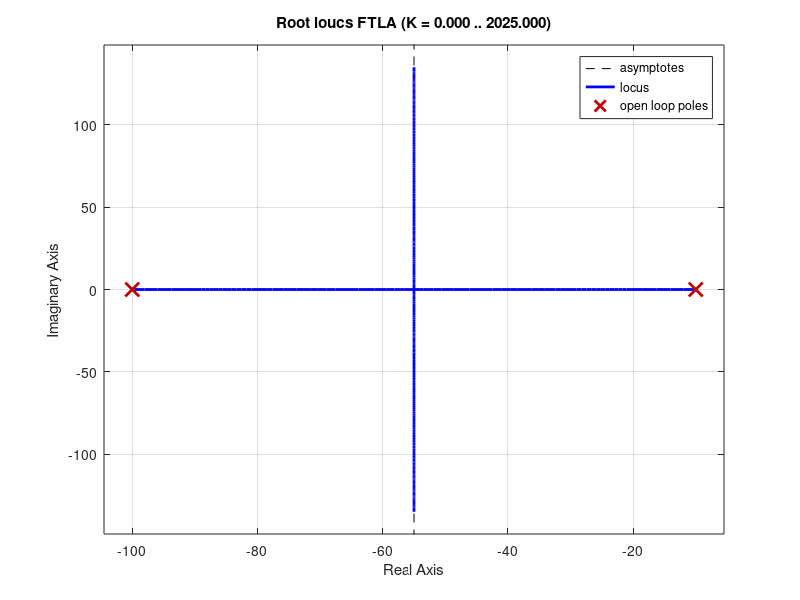
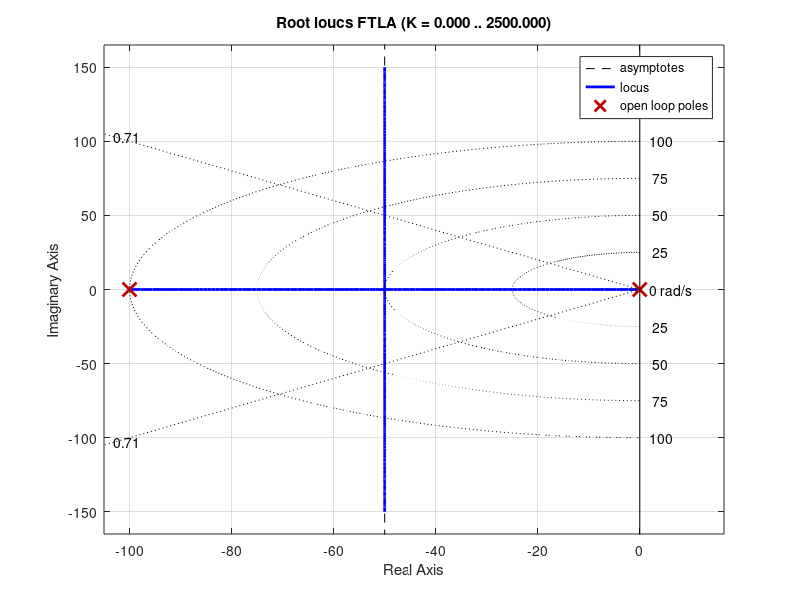
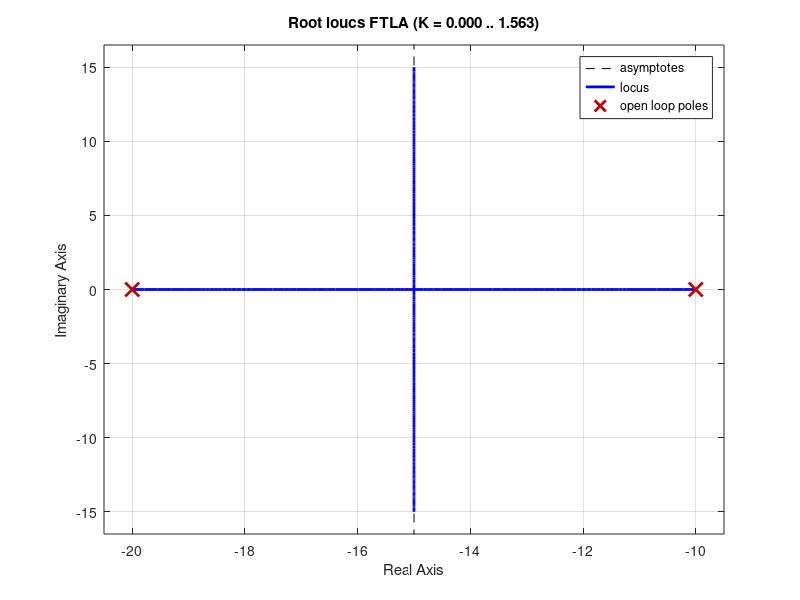
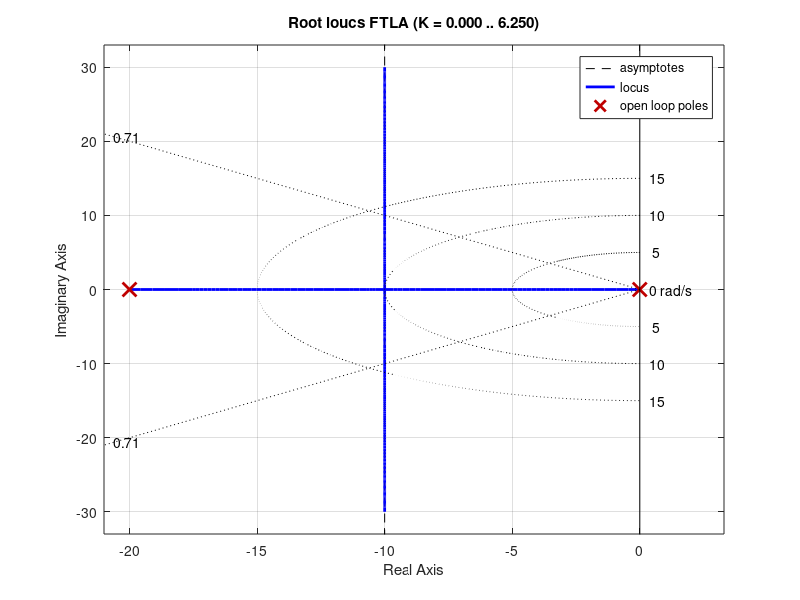

The MATLAB source for these figures, in order:
% ==========================================================================
clear all; close all; clc;

% Carga de paquete utilizado
pkg load control

% variables
s       = tf('s');
% realimentacion unitaria
H       = 1

% ! BUENA APROXIMACION:
% ! ==========================================================================
% ! psita   = 0.707 --> mp  <= 4 %  --> alpha   = 45 grados
% ! ==========================================================================
psita   = .707

disp('')
disp('=======================================================================')
disp('SISTEMA 1')
disp('=======================================================================')
G1      = 10/((s + 10)*(s + 100))
FTLA    = G1*H;

figure
rlocus(FTLA)

p_dom   = -max(pole(FTLA))
PI      = (s + p_dom)/s;
FTLA    = minreal(PI*G1*H)

% Transfer function 'FTLA' from input 'u1' to output ...
%           10
%  y1:  -----------
%       s^2 + 100 s

figure
rlocus(FTLA)
sgrid(psita, [25:25:100])

disp('')
disp('Por Inspeccion Del LR, Puntos De Trabajo (Polos Deseados)')
disp('=======================================================================')
sp = -50 + 50j

disp('')
disp('Por Condicion De Modulo: | 1/k | == | (G*H)p |')
disp('=======================================================================')
FTLAp   = 10/(sp^2 + 100*sp)
k       = 1/(abs(FTLAp))

disp('')
disp('Controlador PI Final')
disp('=======================================================================')
PI  = k*(s + p_dom)/s

% ==========================================================================
close all;

disp('')
disp('=======================================================================')
disp('SISTEMA 2')
disp('=======================================================================')
G2      = 0.8/((0.1*s + 1)*(0.05*s + 1))
FTLA    = G2*H;

figure
rlocus(FTLA)

p_dom   = -max(pole(FTLA))
PI      = (s + p_dom)/s;
FTLA    = minreal(PI*G2*H)

% Transfer function 'FTLA' from input 'u1' to output ...
%          160
%  y1:  ----------
%       s^2 + 20 s

figure
rlocus(FTLA)
sgrid(psita, [5:5:15])

disp('')
disp('Por Inspeccion Del LR, Puntos De Trabajo (Polos Deseados)')
disp('=======================================================================')
sp = -10 + 10j

disp('')
disp('Por Condicion De Modulo: | 1/k | == | (G*H)p |')
disp('=======================================================================')
FTLAp   = 160/(sp^2 + 20*sp)
k       = 1/(abs(FTLAp))

disp('')
disp('Controlador PI Final')
disp('=======================================================================')
PI  = k*(s + p_dom)/s

% ==========================================================================
close all;

disp('')
disp('=======================================================================')
disp('SISTEMA 3')
disp('=======================================================================')
G3      = tf([125], [1 33 200])
FTLA    = G3*H;

figure
rlocus(FTLA)

p_dom   = -max(pole(FTLA))
PI      = (s + p_dom)/s;
FTLA    = minreal(PI*G3*H)

% Transfer function 'FTLA' from input 'u1' to output ...
%          125
%  y1:  ----------
%       s^2 + 25 s

figure
rlocus(FTLA)
sgrid(psita, [5:5:20])

disp('')
disp('Por Inspeccion Del LR, Puntos De Trabajo (Polos Deseados)')
disp('=======================================================================')
sp = -12.5 + 12.5j

disp('')
disp('Por Condicion De Modulo: | 1/k | == | (G*H)p |')
disp('=======================================================================')
FTLAp   = 125/(sp^2 + 25*sp)
k       = 1/(abs(FTLAp))

disp('')
disp('Controlador PI Final')
disp('=======================================================================')
PI  = k*(s + p_dom)/s

% ==========================================================================
close all;

disp('')
disp('=======================================================================')
disp('SISTEMA 4')
disp('=======================================================================')
G4      = zpk([], [-1 -1 -1], [1.24])
FTLA    = G4*H;

figure
rlocus(FTLA, .01, 0 , 10)

p_dom   = -max(pole(FTLA))
PI      = (s + p_dom)/s;
FTLA    = minreal(PI*G4*H)

% Transfer function 'FTLA' from input 'u1' to output ...
%             1.24
%  y1:  -----------------
%       s^3 + 2 s^2 + 1 s

figure
rlocus(FTLA, .01, 0 , 10)
sgrid(psita, [.5:.5:2])

disp('')
disp('Por Inspeccion Del LR, Puntos De Trabajo (Polos Deseados)')
disp('=======================================================================')
sp = -.293 + .293j

disp('')
disp('Por Condicion De Modulo: | 1/k | == | (G*H)p |')
disp('=======================================================================')
FTLAp   = 1.24/(sp^3 + 2*sp^2 + sp)
k       = 1/(abs(FTLAp))

disp('')
disp('Controlador PI Final')
disp('=======================================================================')
PI  = k*(s + p_dom)/s

% ==========================================================================
close all;

disp('')
disp('=======================================================================')
disp('SISTEMA 5')
disp('=======================================================================')
G5      = zpk([-60], [-10 -20], [20])
FTLA    = G5*H;

figure
rlocus(FTLA)

p_dom   = -max(pole(FTLA))
PI      = (s + p_dom)/s;
FTLA    = minreal(PI*G5*H)

% Transfer function 'FTLA' from input 'u1' to output ...
%       20 s + 1200
%  y1:  -----------
%       s^2 + 20 s

figure
rlocus(FTLA)
sgrid(psita, [10:10:40])

disp('')
disp('Por Inspeccion Del LR, Puntos De Trabajo (Polos Deseados)')
disp('=======================================================================')
sp = -12.7 + 12.7j

disp('')
disp('Por Condicion De Modulo: | 1/k | == | (G*H)p |')
disp('=======================================================================')
FTLAp   = (20*sp + 1200)/(sp^2 + 20*sp)
k       = 1/(abs(FTLAp))

disp('')
disp('Controlador PI Final')
disp('=======================================================================')
PI  = k*(s + p_dom)/s

% ==========================================================================
close all;

disp('')
disp('=======================================================================')
disp('SISTEMA 6')
disp('=======================================================================')
G6      = tf([800 320E3], [1 330 29E3 600E3])
FTLA    = G6*H;

figure
rlocus(FTLA)

p_dom   = -max(pole(FTLA))
PI      = (s + p_dom)/s;
FTLA    = minreal(PI*G6*H)

% Transfer function 'FTLA' from input 'u1' to output ...
%           800 s + 3.2e+05
%  y1:  -----------------------
%       s^3 + 300 s^2 + 2e+04 s

figure
rlocus(FTLA)
sgrid(psita, [250:250:1000])

disp('')
disp('Por Inspeccion Del LR, Puntos De Trabajo (Polos Deseados)')
disp('=======================================================================')
sp = -42.6 + 42.8j

disp('')
disp('Por Condicion De Modulo: | 1/k | == | (G*H)p |')
disp('=======================================================================')
FTLAp   = (800*sp + 3.2e+05)/(sp^3 + 300*sp^2 + 2e+04*sp)
k       = 1/(abs(FTLAp))

disp('')
disp('Controlador PI Final')
disp('=======================================================================')
PI  = k*(s + p_dom)/s

disp('')
disp('======================================================================')
disp('SUCCESS')
